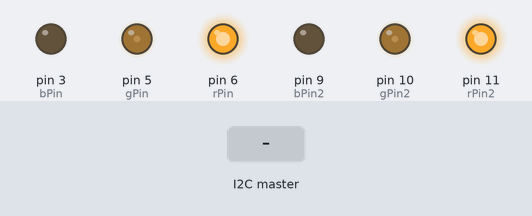
Bench run of a sketch on a simulated Arduino Uno, built with avr-gcc and run on an emulated ATmega328P. On the bench: output pins drawn as LEDs (lit = HIGH). The test bench sets the inputs (shaded band). What the sketch prints to the serial monitor is not drawn.

Above: at 1.23 s.
1.3 s: the I2C master sends the byte 1
At 2.5 s:
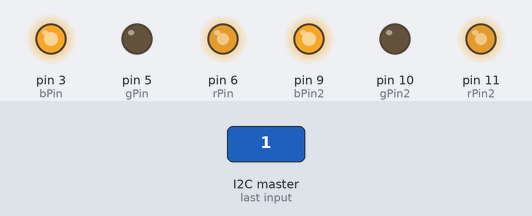
2.8 s: the I2C master sends the byte 0
At 3.7 s:
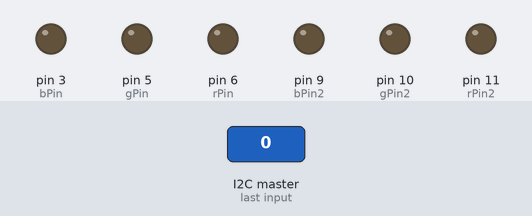
4.3 s: the I2C master sends the byte 2
At 4.8 s:
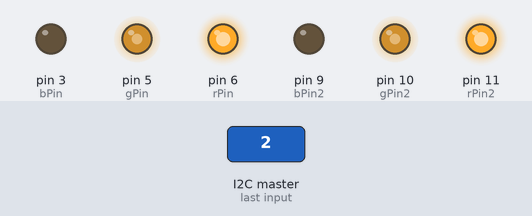
Timing chart, 0 to 7.3 s (numbered marks = the images above; inputs shaded):
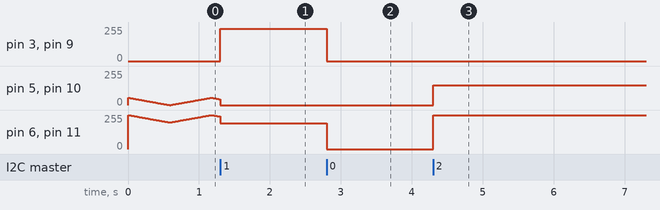

Measured:
- after the input at 1.3 s, pin 3 (bPin), pin 9 (bPin2): 0/255 → 242/255 at once
- after the input at 2.8 s, pin 3 (bPin), pin 9 (bPin2): 242/255 → 0/255 at once; pin 6 (rPin), pin 11 (rPin2): 194/255 → 0/255 at once
- after the input at 4.3 s, pin 5 (gPin), pin 10 (gPin2): 0/255 → 150/255 at once; pin 6 (rPin), pin 11 (rPin2): 0/255 → 255/255 at once

The sketch:

receiver.ino
```cpp
#include <Wire.h>
#include <stdio.h>

int i2cAddress = 4;

#define rPin 6
#define gPin 5
#define bPin 3

#define rPin2 11
#define gPin2 10
#define bPin2 9

struct color
{
    int red;
    int green;
    int blue;
};

int x = 4;

int bytesRecived = 0;

void setup()
{
    pinMode(rPin, OUTPUT);
    pinMode(gPin, OUTPUT);
    pinMode(bPin, OUTPUT);
    pinMode(rPin2, OUTPUT);
    pinMode(gPin2, OUTPUT);
    pinMode(bPin2, OUTPUT);
    Wire.begin(4);
    Wire.onReceive(modeUpdate);
    // Wire.onRequest(modeUpdate); // register event
    Serial.begin(115200);
}

void modeUpdate()
{
    while (Wire.available())
    {
        x = Wire.read();
        Serial.println(x);
    }
    modeSelect(x);
}

void loop()
{
    modeSelect(x);
}

void modeSelect(int select)
{
    color c = {0, 0, 0};
    switch (select)
    {
    // No Color
    default:
        c = colorSelector(0);
        outputToLED(c);
        Serial.println("No Color");
        break;
    // Purple Static Light
    case 1:
        c = colorSelector(1);
        outputToLED(c);
        Serial.println("Purple Static");
        break;
    // Yellow Static LightMode
    case 2:
        c = colorSelector(2);
        outputToLED(c);
        Serial.println("Yellow Static");
        break;
    // Orange Static Light
    case 3:
        c = colorSelector(3);
        outputToLED(c);
        Serial.println("Orange Static");
        break;
    // Orange Pulse
    case 4:
        heartBeatOrange();
        Serial.println("Orange Pulse");
        break;
    }
}
color colorSelector(int select)
{
    color c = {0, 0, 0};
    switch (select)
    {
    // Purple
    case 1:
        // Serial.println("Purple Static");
        c = {194, 0, 242};
        break;
    // Yellow
    case 2:
        // Serial.println("Yellow Static");
        c = {255, 150, 0};
        break;
    // Orange
    case 3:
        // Serial.println("Orange Static");
        c = {255, 55, 0};
        break;
    // Green
    case 4:
        // Serial.println("Green Static");
        c = {0, 255, 0};
        break;
    default:
        // Serial.println("No Color");
        c = {0, 0, 0};
        break;
    }
    return c;
}

void outputToLED(color c)
{
    analogWrite(rPin, c.red);
    analogWrite(gPin, c.green);
    analogWrite(bPin, c.blue);
    analogWrite(rPin2, c.red);
    analogWrite(gPin2, c.green);
    analogWrite(bPin2, c.blue);
}

void heartBeat(color c, int channels[3], int delayTime = 25, int decrement = 150)
{
    Serial.println("Pulse");
    color pulsedColor = c;
    int i = 0;
    while (true)
    {
        if (x != 4)
        {
            break;
        }
        outputToLED(pulsedColor);
        Serial.print("Pulse: ");
        Serial.print("(");
        Serial.print(pulsedColor.red);
        Serial.print(",");
        Serial.print(pulsedColor.green);
        Serial.print(",");
        Serial.print(pulsedColor.blue);
        Serial.println(")");
        delay(delayTime);
        if (pulsedColor.red > 0 && channels[0] == 1)
        {
            pulsedColor.red--;
        }
        if (pulsedColor.green > 0 && channels[1] == 1)
        {
            pulsedColor.green--;
        }
        if (pulsedColor.blue > 0 && channels[2] == 1)
        {
            pulsedColor.blue--;
        }
        if ((pulsedColor.red == 0 && channels[0]) || (pulsedColor.green == 0 && channels[1]) || (pulsedColor.blue == 0 && channels[2]))
        {
            break;
        }
        i++;
        if (i > decrement)
        {
            break;
        }
    }
    delay(10);
    i = 0;
    while (true)
    {
        if (x != 4)
        {
            break;
        }
        outputToLED(pulsedColor);
        Serial.print("Pulse: ");
        Serial.print("(");
        Serial.print(pulsedColor.red);
        Serial.print(",");
        Serial.print(pulsedColor.green);
        Serial.print(",");
        Serial.print(pulsedColor.blue);
        Serial.println(")");
        delay(delayTime);
        if (pulsedColor.red < c.red && channels[0] == 1)
        {
            pulsedColor.red++;
        }
        if (pulsedColor.green < c.green && channels[1] == 1)
        {
            pulsedColor.green++;
        }
        if (pulsedColor.blue < c.blue && channels[2] == 1)
        {
            pulsedColor.blue++;
        }
        if ((pulsedColor.red == c.red && channels[0]) || (pulsedColor.green == c.green && channels[1]) || (pulsedColor.blue == c.blue && channels[2]))
        {
            break;
        }
        i++;
        if (i > decrement)
        {
            break;
        }
    }
    Serial.println("Pulse End");
}

void pulse(color c, int pulses = 3, int pulseLength = 100, int pulseDelay = 100)
{
    for (int i = 0; i < pulses; i++)
    {
        outputToLED(c);
        delay(pulseLength);
        outputToLED(colorSelector(0));
        delay(pulseDelay);
    }
}

void heartBeatOrange()
{
    int channels[3] = {1, 1, 0};
    heartBeat(colorSelector(3), channels, 10);
}

void heartBeatPurple()
{
    int channels[3] = {1, 0, 1};
    heartBeat(colorSelector(1), channels, 10);
}

void pulseOrange()
{
    pulse(colorSelector(3));
}

void pulsePurple()
{
    pulse(colorSelector(1));
}

void pulseYellow()
{
    pulse(colorSelector(2));
}

void pulseGreen()
{
    pulse(colorSelector(4));
}
```
